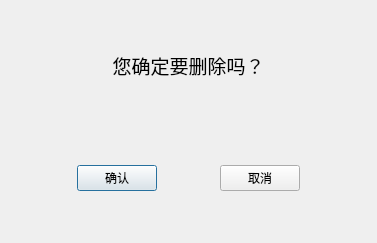
<?xml version="1.0" encoding="UTF-8"?>
<ui version="4.0">
 <class>DelStudentDialog</class>
 <widget class="QDialog" name="DelStudentDialog">
  <property name="geometry">
   <rect>
    <x>0</x>
    <y>0</y>
    <width>377</width>
    <height>243</height>
   </rect>
  </property>
  <property name="minimumSize">
   <size>
    <width>377</width>
    <height>243</height>
   </size>
  </property>
  <property name="maximumSize">
   <size>
    <width>377</width>
    <height>243</height>
   </size>
  </property>
  <property name="windowTitle">
   <string>提示</string>
  </property>
  <layout class="QVBoxLayout" name="verticalLayout">
   <item>
    <widget class="QLabel" name="label">
     <property name="sizePolicy">
      <sizepolicy hsizetype="Preferred" vsizetype="Preferred">
       <horstretch>0</horstretch>
       <verstretch>0</verstretch>
      </sizepolicy>
     </property>
     <property name="font">
      <font>
       <pointsize>14</pointsize>
      </font>
     </property>
     <property name="text">
      <string>您确定要删除吗？</string>
     </property>
     <property name="alignment">
      <set>Qt::AlignCenter</set>
     </property>
    </widget>
   </item>
   <item>
    <widget class="QWidget" name="widget" native="true">
     <layout class="QHBoxLayout" name="horizontalLayout">
      <item>
       <spacer name="horizontalSpacer_2">
        <property name="orientation">
         <enum>Qt::Horizontal</enum>
        </property>
        <property name="sizeHint" stdset="0">
         <size>
          <width>40</width>
          <height>20</height>
         </size>
        </property>
       </spacer>
      </item>
      <item>
       <widget class="QPushButton" name="ok_button">
        <property name="text">
         <string>确认</string>
        </property>
       </widget>
      </item>
      <item>
       <spacer name="horizontalSpacer">
        <property name="orientation">
         <enum>Qt::Horizontal</enum>
        </property>
        <property name="sizeHint" stdset="0">
         <size>
          <width>40</width>
          <height>20</height>
         </size>
        </property>
       </spacer>
      </item>
      <item>
       <widget class="QPushButton" name="cancel_button">
        <property name="text">
         <string>取消</string>
        </property>
       </widget>
      </item>
      <item>
       <spacer name="horizontalSpacer_3">
        <property name="orientation">
         <enum>Qt::Horizontal</enum>
        </property>
        <property name="sizeHint" stdset="0">
         <size>
          <width>40</width>
          <height>20</height>
         </size>
        </property>
       </spacer>
      </item>
     </layout>
    </widget>
   </item>
  </layout>
 </widget>
 <resources/>
 <connections/>
</ui>
